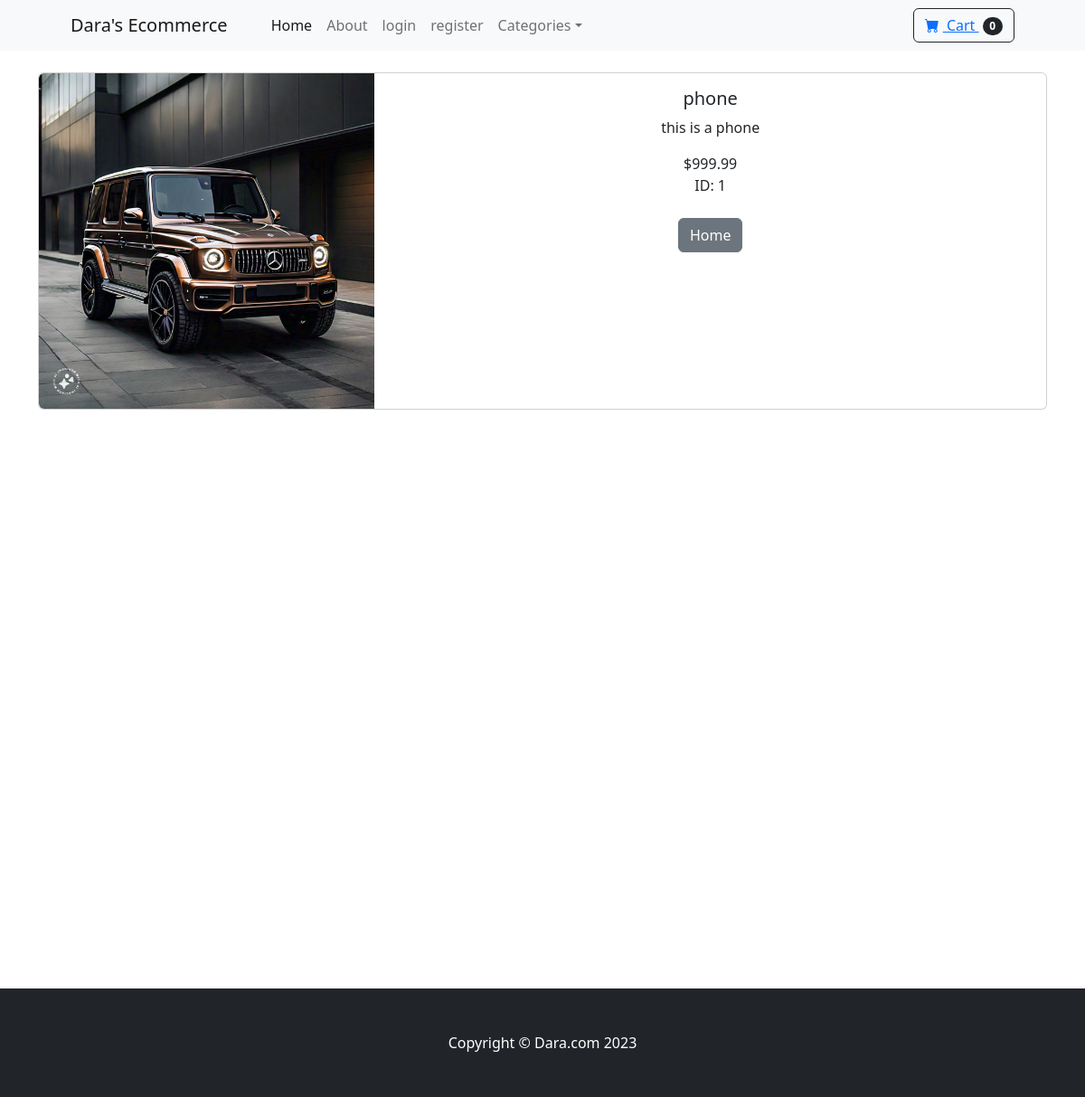
/product/1/, run on the app's committed database.
### store/models.py (models this page shows, shortened)
class Product(models.Model):
     name = models.CharField(max_length=1000)
     price = models.DecimalField(default=0, decimal_places=2, max_digits=6)
     category = models.ForeignKey(Category, on_delete=models.CASCADE, default=1)
     description = models.CharField(max_length=250, default='', blank=True,null=True)
     image = models.ImageField(upload_to='uploads/products/')
     is_sale = models.BooleanField(default=False)
     sale_price = models.DecimalField(default=0, decimal_places=2, max_digits=6)

### store/views.py (the view)
# urls.py: path('product/<int:pk>/', views.product, name='product'),
def product(request,pk):
     product = Product.objects.get(id=pk)
     return render(request, 'product.html', {'product': product})

### cart/context_processors.py (called while the page is built)
def cart(request):
    return {'cart' : Cart(request)}

### store/templates/product.html
{% extends "base.html" %}
{% block content %}
<div class="container">
<br/>
    <div class="card mb-3">
  <div class="row g-0">
    <div class="col-md-4">
      <img src="{{ product.image.url }}" class="img-fluid rounded-start" alt="...">
    </div>
    <div class="col-md-8">
      <div class="card-body">
        <center>
        <h5 class="card-title">{{ product.name}}</h5>
        <p class="card-text">{{product.description}}</p>
        {% if product.is_sale %}
                <div class="d-flex justify-content-center small text-warning mb-2">
                <div class="bi-star-fill"></div>
                <p>&nbsp;&nbsp;Sale!&nbsp;&nbsp;</p>
                <div class="bi-star-fill"></div>
                </div>
                <strike>
                ${{product.price }}
                </strike>
                &nbsp;
                ${{product.sale_price}}
        {% else %}
           ${{ product.price}}
           <br/>ID: {{product.id}}
        {% endif %}
        <br></br>
        <a href="{% url "home" %}" class="btn btn-secondary">Home</a>
        </center>
      </div>
    </div>
  </div>
</div>
</div>
    <br></br><br><br><br><br><br><br><br><br><br><br><br><br><br><br><br><br><br>
    <br><br><br><br><br><br><br>
{% endblock %}

### data on the page
Product: image (picture), name "phone", description "this is a phone", price "999.99", id "1"
